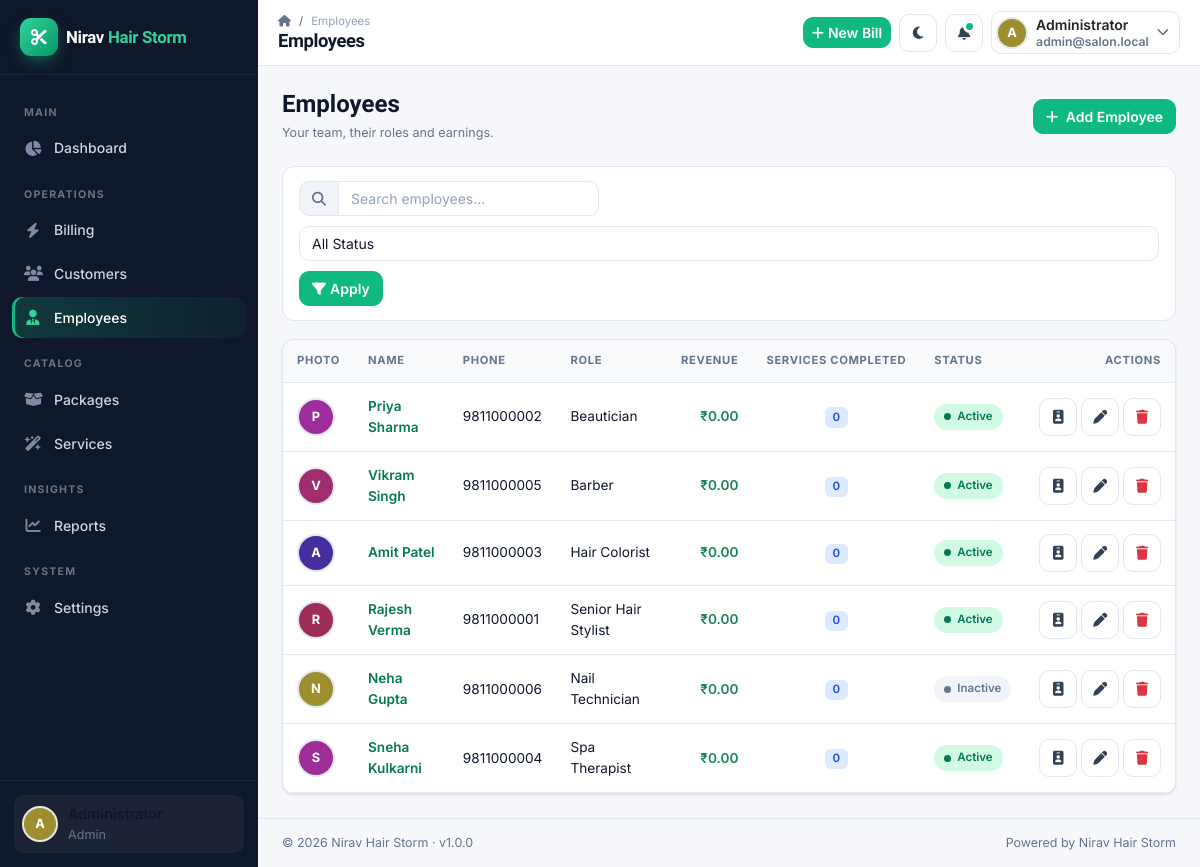
Page /employees (signed in) on the committed database.
### tables this page shows
CREATE TABLE IF NOT EXISTS `employees` (
    `id` INT UNSIGNED NOT NULL AUTO_INCREMENT,
    `name` VARCHAR(160) NOT NULL,
    `mobile` VARCHAR(20) NOT NULL,
    `email` VARCHAR(160) NULL,
    `designation` VARCHAR(120) NULL,
    `photo` VARCHAR(255) NULL,
    `commission_rate` DECIMAL(5,2) NOT NULL DEFAULT 0.00,
    `status` ENUM('active','inactive') NOT NULL DEFAULT 'active',
    `joined_at` DATE NULL,
    `created_at` TIMESTAMP NOT NULL DEFAULT CURRENT_TIMESTAMP,
    `updated_at` TIMESTAMP NOT NULL DEFAULT CURRENT_TIMESTAMP ON UPDATE CURRENT_TIMESTAMP,
    `deleted_at` TIMESTAMP NULL DEFAULT NULL,
    PRIMARY KEY (`id`),
    UNIQUE KEY `uq_employees_mobile` (`mobile`),
    KEY `idx_employees_name` (`name`),
    KEY `idx_employees_status` (`status`),
    FULLTEXT KEY `ft_employees_name` (`name`)
);

CREATE TABLE IF NOT EXISTS `settings` (
    `id` INT UNSIGNED NOT NULL AUTO_INCREMENT,
    `key` VARCHAR(120) NOT NULL,
    `value` TEXT NULL,
    `created_at` TIMESTAMP NOT NULL DEFAULT CURRENT_TIMESTAMP,
    `updated_at` TIMESTAMP NOT NULL DEFAULT CURRENT_TIMESTAMP ON UPDATE CURRENT_TIMESTAMP,
    PRIMARY KEY (`id`),
    UNIQUE KEY `uq_settings_key` (`key`)
);

### app/Views/employees/index.php (the view, shortened to what the rows shown need)
<div class="d-flex flex-column flex-md-row align-items-md-center justify-content-between gap-2 mb-4">
    <div>
        <h4 class="fw-bold mb-1">Employees</h4>
        <p class="text-muted mb-0 small">Your team, their roles and earnings.</p>
    </div>
    <?php if (can('employees.create')): ?>
        <button type="button" class="btn btn-primary" id="btnAddEmployee">
            <i class="fa-solid fa-plus me-1"></i> Add Employee
        </button>
    <?php endif; ?>
</div>
<form class="filter-bar" method="get">
    <div class="input-group" style="max-width:300px">
        <span class="input-group-text"><i class="fa-solid fa-magnifying-glass"></i></span>
        <input type="search" class="form-control" name="search" value="<?php echo e($search); ?>" placeholder="Search employees…">
    </div>
    <select class="form-select" name="status">
        <option value="">All Status</option>
    </select>
    <button class="btn btn-primary" type="submit"><i class="fa-solid fa-filter me-1"></i>Apply</button>
</form>
<div class="card table-card">
    <div class="card-body p-0">
        <div class="table-responsive">
            <table class="table table-hover align-middle mb-0">
                <thead>
                <tr>
                    <th>Photo</th>
                    <th>Name</th>
                    <th>Phone</th>
                    <th>Role</th>
                    <th class="text-end">Revenue</th>
                    <th class="text-center">Services Completed</th>
                    <th>Status</th>
                    <th class="text-end">Actions</th>
                </tr>
                </thead>
                <tbody>
                <?php if (empty($employees)): ?>
                    <tr><td colspan="8">
                        <?php include APP_PATH . '/Views/partials/empty_state.php'; ?>
                    </td></tr>
                <?php else: ?>
                    <?php foreach ($employees as $employee): ?>
                        <tr>
                            <td><?php echo avatar_or_initials($employee['name'], $employee['photo'], 38); ?></td>
                            <td>
                                <a href="<?php echo url('/employees/' . $employee['id']); ?>" class="fw-semibold text-decoration-none"><?php echo e($employee['name']); ?></a>
                            </td>
                            <td class="text-nowrap"><?php echo e($employee['mobile']); ?></td>
                            <td><?php echo $employee['designation'] ? e($employee['designation']) : '<span class="text-muted small">—</span>'; ?></td>
                            <td class="text-end fw-semibold text-success"><?php echo money($revenue[$employee['id']]['revenue'] ?? 0); ?></td>
                            <td class="text-center">
                                <span class="badge bg-info-soft"><?php echo (int) ($revenue[$employee['id']]['services'] ?? 0); ?></span>
                            </td>
                            <td><span class="status-pill status-<?php echo e($employee['status']); ?>"><?php echo ucfirst($employee['status']); ?></span></td>
                            <td class="text-end text-nowrap">
                                <a href="<?php echo url('/employees/' . $employee['id']); ?>" class="btn btn-sm btn-icon" title="Profile"><i class="fa-solid fa-id-badge"></i></a>
                                <?php if (can('employees.edit')): ?>
                                    <button class="btn btn-sm btn-icon btn-edit-employee" data-id="<?php echo (int) $employee['id']; ?>" title="Edit"><i class="fa-solid fa-pen"></i></button>
                                <?php endif; ?>
                                <?php if (can('employees.delete')): ?>
                                    <button class="btn btn-sm btn-icon text-danger btn-delete-employee"
                                            data-url="<?php echo url('/employees/' . $employee['id'] . '/delete'); ?>"
                                            data-name="<?php echo e($employee['name']); ?>" title="Delete"><i class="fa-solid fa-trash"></i></button>
                                <?php endif; ?>
                            </td>
                        </tr>
                    <?php endforeach; ?>
                <?php endif; ?>
                </tbody>
            </table>
        </div>
    </div>
</div>

### app/Helpers/helpers.php (shortened to what the rows shown need)
<?php
if (!function_exists('e')) {
    function e($value): string
    {
        return htmlspecialchars((string) $value, ENT_QUOTES | ENT_SUBSTITUTE, 'UTF-8');
    }
}
if (!function_exists('url')) {
    function url(string $path = ''): string
    {
        return App::getInstance()->response->url($path);
    }
}
if (!function_exists('setting')) {
    function setting(string $key, $default = null)
    {
        return App::getInstance()->setting($key, $default);
    }
}
if (!function_exists('auth_user')) {
    function auth_user(): ?array
    {
        return (new Session())->user();
    }
}
if (!function_exists('can')) {
    function can(string $permission): bool
    {
        $user = auth_user();
        return \App\Core\Access::can($user['role_slug'] ?? '', $user['permissions'] ?? [], $permission);
    }
}
if (!function_exists('money')) {
    function money($amount, bool $withSymbol = true): string
    {
        $value = number_format((float) $amount, 2);
        return $withSymbol ? '₹' . $value : $value;
    }
}
if (!function_exists('avatar_or_initials')) {
    function avatar_or_initials(string $name, ?string $photo = null, int $size = 40): string
    {
        $initials = '';
        $parts = preg_split('/\s+/', trim($name));
        foreach ((array) $parts as $part) {
            if ($initials === '' || count((array) $parts) === 1) {
                $initials .= mb_strtoupper(mb_substr($part, 0, 1));
            }
        }
        $hsl = (crc32($name) % 360);
        return '<span class="avatar avatar-initials" style="width:' . $size . 'px;height:' . $size . 'px;background:hsl(' . $hsl . ', 55%, 40%)">' . e($initials) . '</span>';
    }
}

### app/Core/Router.php (shortened to what the rows shown need)
<?php
class Router
{
    private array $routes = [];
    public function add(string $method, string $pattern, array $handler, array $middleware = []): void
    {
        $this->routes[] = [
            'method' => strtoupper($method),
            'pattern' => $pattern,
            'handler' => $handler,
            'middleware' => $middleware,
        ];
    }
    public function resolve(): void
    {
        $uri = $this->request->uri();
        $method = $this->request->method();
        foreach ($this->routes as $route) {
            if ($route['method'] !== $method) {
                continue;
            }
            $params = $this->match($route['pattern'], $uri);
            if ($params === null) {
                continue;
            }
            $this->dispatch($route['handler'], $params);
            return;
        }
    }
    private function match(string $pattern, string $uri): ?array
    {
        $regex = preg_replace('/\{(\w+)\}/', '(?P<$1>[^/]+)', $pattern);
        $regex = '#^' . $regex . '$#';
        if (preg_match($regex, $uri, $matches)) {
            return array_filter($matches, 'is_string', ARRAY_FILTER_USE_KEY);
        }
        return null;
    }
    private function dispatch(array $handler, array $params): void
    {
        [$controllerClass, $method] = $handler;
        $controller = new $controllerClass();
        $args = $this->castParams($controller, $method, array_values($params));
        $controller->{$method}(...$args);
    }
    private function castParams(object $controller, string $method, array $params): array
    {
        $args = [];
        return $args;
    }
}

### app/Views/layouts/main.php (shortened to what the rows shown need)
<?php
$theme = setting('theme_mode', 'light');
$businessName = setting('business_name', 'Nirav Hair Storm');
?>
<!DOCTYPE html>
<html lang="en" data-theme="<?php echo e($theme === 'dark' ? 'dark' : 'light'); ?>">
<head>
    <link href="https://cdn.jsdelivr.net/npm/bootstrap@5.3.3/dist/css/bootstrap.min.css" rel="stylesheet">
    <link href="https://cdnjs.cloudflare.com/ajax/libs/font-awesome/6.5.2/css/all.min.css" rel="stylesheet">
    <link href="https://cdn.datatables.net/1.13.8/css/dataTables.bootstrap5.min.css" rel="stylesheet">
    <link href="https://cdn.jsdelivr.net/npm/select2@4.1.0-rc.0/dist/css/select2.min.css" rel="stylesheet">
    <link href="https://cdn.jsdelivr.net/npm/select2-bootstrap-5-theme@1.3.0/dist/select2-bootstrap-5-theme.min.css" rel="stylesheet">
    <link href="<?php echo url('css/app.css'); ?>" rel="stylesheet">
</head>
<body class="<?php echo e($bodyClass ?? ''); ?>">
<div class="app-shell">
    <?php include APP_PATH . '/Views/partials/sidebar.php'; ?>
    <div class="app-main" id="appMain">
        <?php include APP_PATH . '/Views/partials/topbar.php'; ?>
        <main class="app-content">
            <div class="container-fluid px-3 px-lg-4 py-3 py-lg-4">
                <?php echo $content; ?>
            </div>
        </main>
        <footer class="app-footer d-none d-md-flex">
            <span>© <?php echo date('Y'); ?> <?php echo e($businessName); ?> · v<?php echo e(App\Core\App::config('app.version')); ?></span>
            <span class="ms-auto text-muted">Powered by Nirav Hair Storm</span>
        </footer>
    </div>
</div>
</body>
</html>

### rows in the picture
employees: initials "P", name "Priya Sharma", mobile "9811000002", designation "Beautician", id "₹0.00", id "0", status "Active"
employees: initials "V", name "Vikram Singh", mobile "9811000005", designation "Barber", id "₹0.00", id "0", status "Active"
employees: initials "A", name "Amit Patel", mobile "9811000003", designation "Hair Colorist", id "₹0.00", id "0", status "Active"
employees: initials "R", name "Rajesh Verma", mobile "9811000001", designation "Senior Hair Stylist", id "₹0.00", id "0", status "Active"
employees: initials "N", name "Neha Gupta", mobile "9811000006", designation "Nail Technician", id "₹0.00", id "0", status "Inactive"
employees: initials "S", name "Sneha Kulkarni", mobile "9811000004", designation "Spa Therapist", id "₹0.00", id "0", status "Active"
settings: value "Nirav Hair Storm"

### other values in the picture
$label "Employees"
